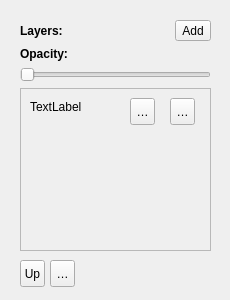
<?xml version="1.0" encoding="UTF-8"?>
<ui version="4.0">
 <class>EnfaceLayers</class>
 <widget class="QWidget" name="EnfaceLayers">
  <property name="geometry">
   <rect>
    <x>0</x>
    <y>0</y>
    <width>230</width>
    <height>300</height>
   </rect>
  </property>
  <property name="windowTitle">
   <string>Enface Layers</string>
  </property>
  <widget class="QToolButton" name="toolButton_4">
   <property name="geometry">
    <rect>
     <x>20</x>
     <y>260</y>
     <width>25</width>
     <height>27</height>
    </rect>
   </property>
   <property name="text">
    <string>Up</string>
   </property>
  </widget>
  <widget class="QToolButton" name="toolButton_5">
   <property name="geometry">
    <rect>
     <x>50</x>
     <y>260</y>
     <width>25</width>
     <height>27</height>
    </rect>
   </property>
   <property name="text">
    <string>Down</string>
   </property>
  </widget>
  <widget class="QWidget" name="">
   <property name="geometry">
    <rect>
     <x>20</x>
     <y>20</y>
     <width>191</width>
     <height>231</height>
    </rect>
   </property>
   <layout class="QVBoxLayout" name="verticalLayout_2">
    <item>
     <layout class="QVBoxLayout" name="verticalLayout">
      <item>
       <layout class="QHBoxLayout" name="horizontalLayout">
        <item>
         <widget class="QLabel" name="label">
          <property name="font">
           <font>
            <weight>75</weight>
            <bold>true</bold>
           </font>
          </property>
          <property name="text">
           <string>Layers:</string>
          </property>
         </widget>
        </item>
        <item>
         <widget class="QToolButton" name="toolButton_2">
          <property name="text">
           <string>Add</string>
          </property>
         </widget>
        </item>
       </layout>
      </item>
      <item>
       <widget class="QLabel" name="label_2">
        <property name="font">
         <font>
          <weight>75</weight>
          <bold>true</bold>
         </font>
        </property>
        <property name="text">
         <string>Opacity:</string>
        </property>
       </widget>
      </item>
      <item>
       <widget class="QSlider" name="horizontalSlider">
        <property name="orientation">
         <enum>Qt::Horizontal</enum>
        </property>
       </widget>
      </item>
     </layout>
    </item>
    <item>
     <widget class="QScrollArea" name="scrollArea">
      <property name="widgetResizable">
       <bool>true</bool>
      </property>
      <widget class="QWidget" name="scrollAreaWidgetContents">
       <property name="geometry">
        <rect>
         <x>0</x>
         <y>0</y>
         <width>187</width>
         <height>144</height>
        </rect>
       </property>
       <widget class="QWidget" name="widget" native="true">
        <property name="geometry">
         <rect>
          <x>-1</x>
          <y>-1</y>
          <width>191</width>
          <height>41</height>
         </rect>
        </property>
        <widget class="QLabel" name="label_3">
         <property name="geometry">
          <rect>
           <x>10</x>
           <y>10</y>
           <width>54</width>
           <height>17</height>
          </rect>
         </property>
         <property name="text">
          <string>TextLabel</string>
         </property>
        </widget>
        <widget class="QToolButton" name="toolButton">
         <property name="geometry">
          <rect>
           <x>110</x>
           <y>10</y>
           <width>25</width>
           <height>27</height>
          </rect>
         </property>
         <property name="text">
          <string>Hide</string>
         </property>
        </widget>
        <widget class="QToolButton" name="toolButton_3">
         <property name="geometry">
          <rect>
           <x>150</x>
           <y>10</y>
           <width>25</width>
           <height>27</height>
          </rect>
         </property>
         <property name="text">
          <string>Save</string>
         </property>
        </widget>
        <zorder>label_3</zorder>
        <zorder>toolButton</zorder>
        <zorder>toolButton_3</zorder>
        <zorder>horizontalSlider</zorder>
       </widget>
      </widget>
     </widget>
    </item>
   </layout>
  </widget>
  <zorder>scrollArea</zorder>
  <zorder>label</zorder>
  <zorder>horizontalSlider</zorder>
  <zorder>label_2</zorder>
  <zorder>pushButton</zorder>
  <zorder>label</zorder>
  <zorder>widget</zorder>
  <zorder>toolButton_4</zorder>
  <zorder>toolButton_5</zorder>
 </widget>
 <resources/>
 <connections/>
</ui>
